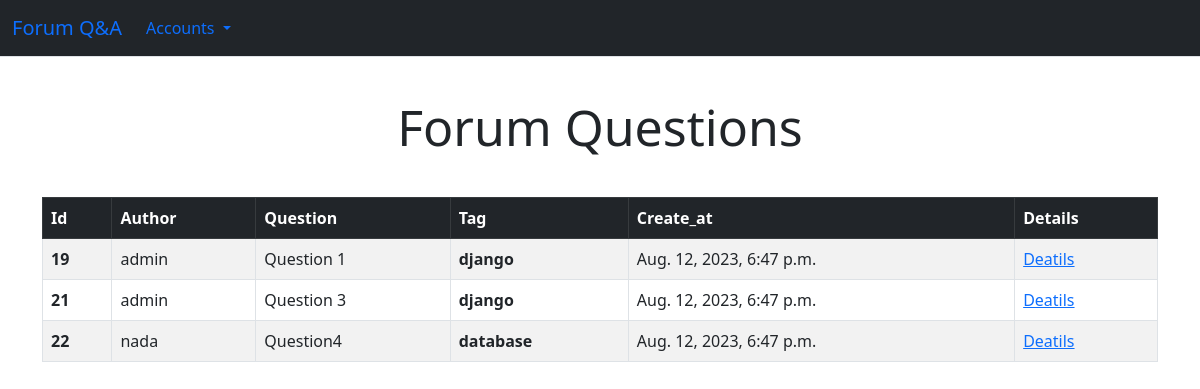
The page /list_questions on the database its author committed.
### question_app/models.py (models this page shows, shortened)
class Questions(models.Model):
	author = models.ForeignKey(User , on_delete=models.SET_NULL,null=True , related_name="question")
	content= models.TextField(max_length=200)
	tags = TaggableManager()
	question= models.CharField(max_length=100)
	create_at = models.DateTimeField(default=timezone.now())

### question_app/views.py (the view)
# urls.py: path('list_questions', list_questions , name="home" ),
def list_questions(request):
    d = Questions.objects.all()
    new_list = []
    for x in d :
        d2 = Questions.objects.get(id=x.id)
        s =  d2.tags.all()
        for item in s :
            new_list.append(item)
    new_data = zip(d , new_list)
    return render(request,"list_questions.html" , {'new_data': new_data})

### question_app/templates/list_questions.html (shortened to what this page needs)
{% extends 'base.html' %}
  	{% block content %}
    <h1 style="text-align: center; margin: 40px; font-size: 50px;">Forum Questions </h1>
    	<div class="container">
    	<table class="table table-striped table-bordered ">
  		<thead class="table-dark">
    		<tr>
      			<th scope="col">Id</th>
      			<th scope="col">Author</th>
            <th scope="col">Question</th>
            <th scope='col'>Tag</th>
      			<th scope="col">Create_at</th>
            <th scope="col">Details</th>
    		</tr>
  		</thead>
  		<tbody>
      {% for x , y in new_data %}
    	<tr>
      		<th scope="row">{{ x.id }}</th>
      		<td>{{ x.author }}</td>
          <td>{{ x.question }}</td>
          <th>{{ y }}</th>
      		<td>{{ x.create_at }}</td>
          <td><a href="{% url 'question_details' q_id=x.id %}">Deatils</a></td>
    	</tr>
      {% endfor %}
  </tbody>
</table>
</div>
{% endblock %}

### rows shown on the page
Questions: id "19", author "admin", question "Question 1", name "django", create_at "Aug. 12, 2023, 6:47 p.m."
Questions: id "21", author "admin", question "Question 3", name "django", create_at "Aug. 12, 2023, 6:47 p.m."
Questions: id "22", author "nada", question "Question4", name "database", create_at "Aug. 12, 2023, 6:47 p.m."
